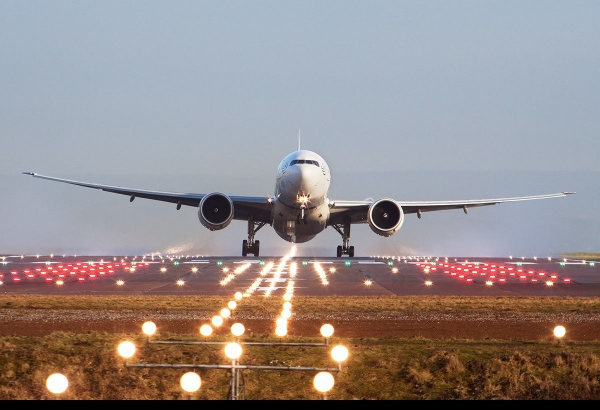
#> input picture plane.jpg, 1200 x 819 px (shown at 1/2 size)
$ python img_resize.py
#> lines starting #> are read from the running program, lines starting #| are printed output that depends on the picture
#Scaling resizing and interpolation

import cv2

img=cv2.imread('plane.jpg')
#> img is the input picture: shape (819, 1200, 3); mean B, G, R 138.6, 139.2, 149.6

cv2.imshow('frame',img)

img_scaled = cv2.resize(img,None,fx=0.50,fy=0.50)
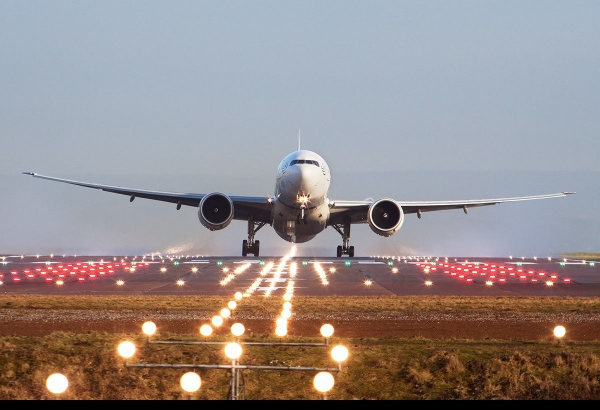
#> img_scaled: shape (410, 600, 3); mean B, G, R 138.6, 139.1, 149.6
cv2.imshow('frame2_resized_linear_interpolation',img_scaled)

img_scaled2 = cv2.resize(img,None,fx=1.5,fy=1.5,interpolation=cv2.INTER_CUBIC)
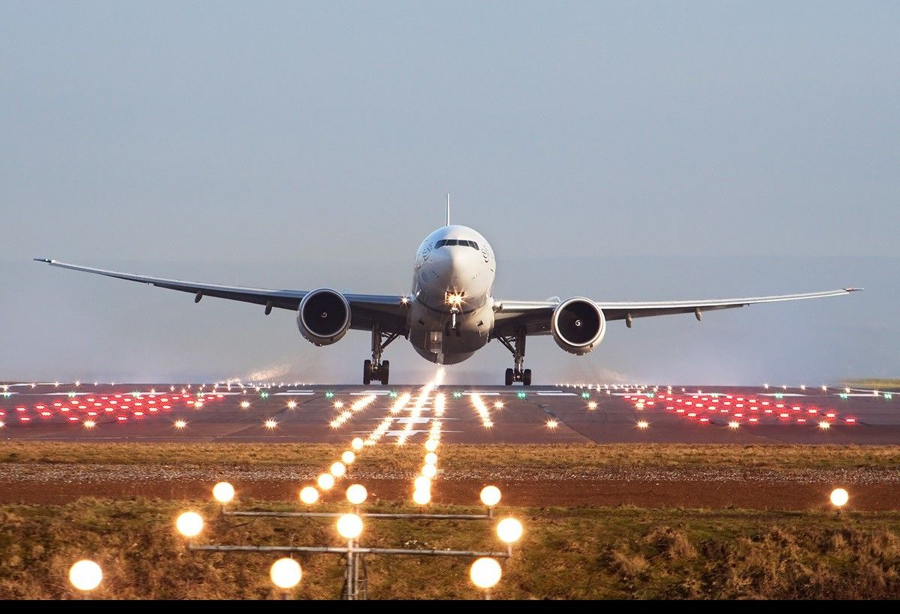
#> img_scaled2: shape (1228, 1800, 3) (shown at 1/2 size); mean B, G, R 138.7, 139.2, 149.7
cv2.imshow('frame2_resized_cubic_interpolation',img_scaled2)

img_scaled3 = cv2.resize(img,(400,400),interpolation=cv2.INTER_AREA)
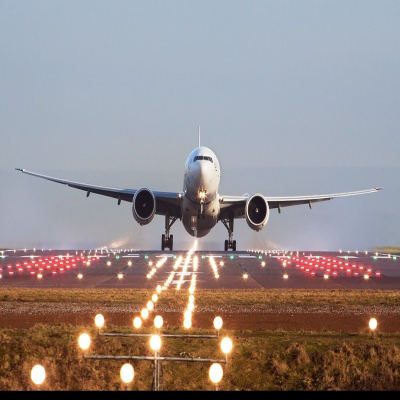
#> img_scaled3: shape (400, 400, 3); mean B, G, R 138.6, 139.2, 149.6
cv2.imshow('frame2_resized_skewed_size',img_scaled3)

cv2.waitKey(0)

cv2.destroyAllWindows()

$ run again, with 1.jfif saved as plane.jpg
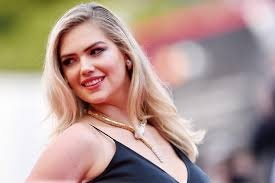
#> input picture 1.jfif, 275 x 183 px
#> img is the input picture: shape (183, 275, 3); mean B, G, R 147.9, 155.9, 179.7
#> `img_scaled = cv2.resize(img,None,fx=0.50,fy=0.50)`:
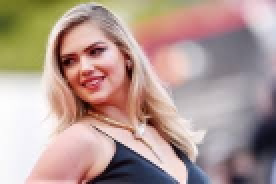
#> img_scaled: shape (92, 138, 3) (shown 2 times larger); mean B, G, R 148, 155.7, 179.5
#> `img_scaled3 = cv2.resize(img,(400,400),interpolation=cv2.INTER_AREA)`:
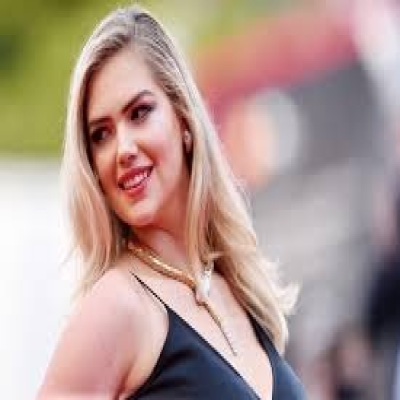
#> img_scaled3: shape (400, 400, 3); mean B, G, R 147.9, 155.8, 179.7
